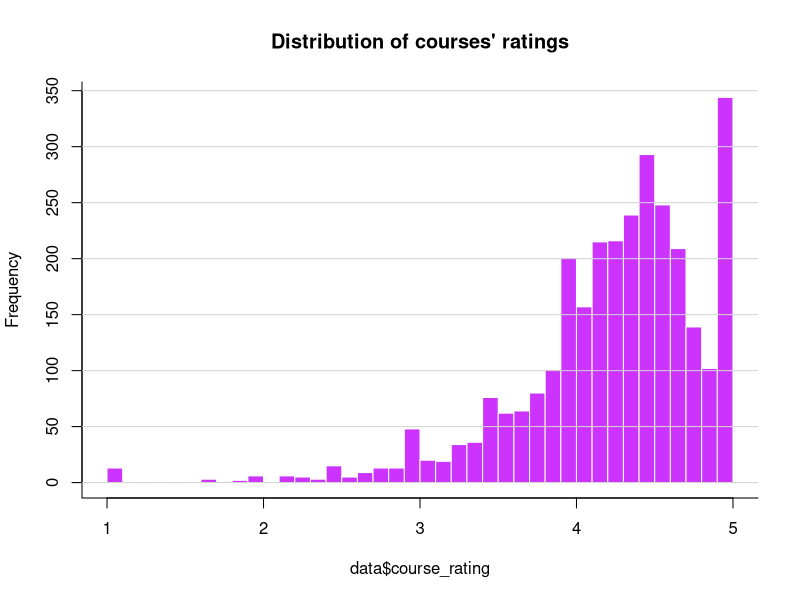
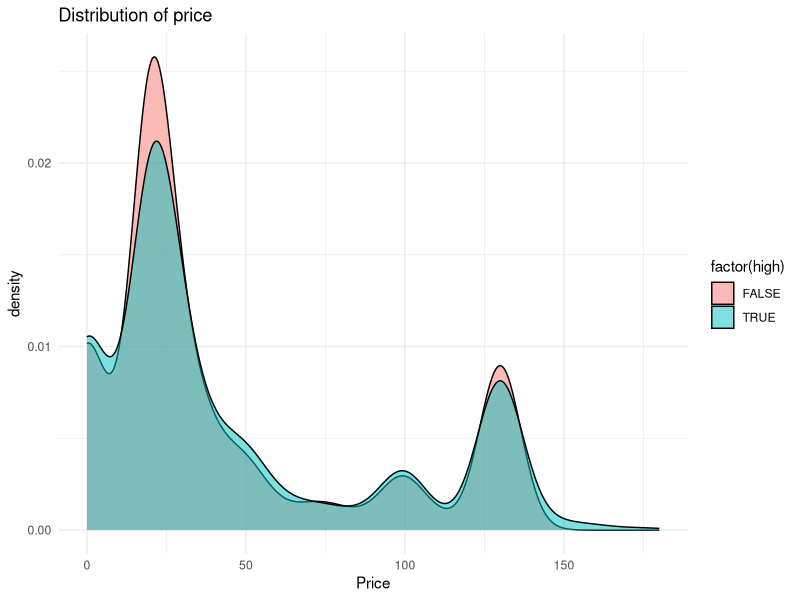
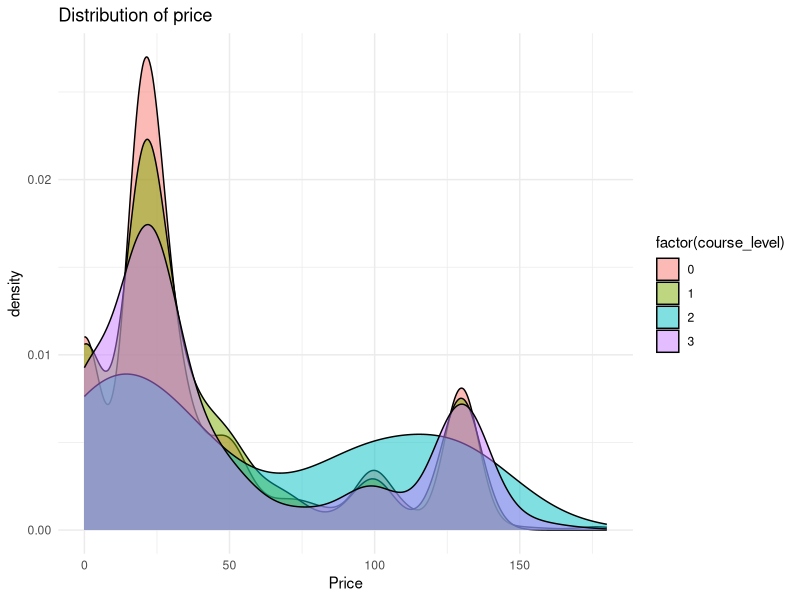
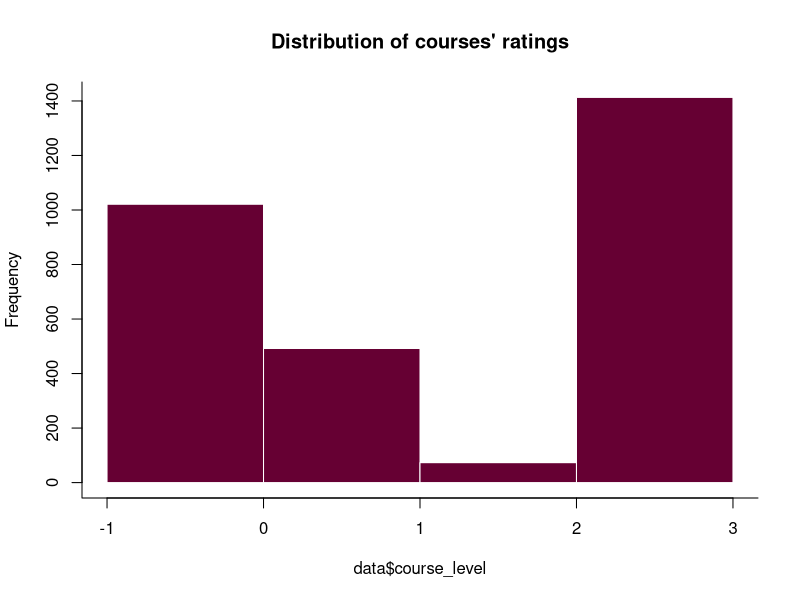

Source code (R) for these figures, in order:
## ---- chunk 1
library(tidyr)
library(dplyr)
library(ggplot2)
library(MASS)
## ---- chunk 2
data <- read.csv("udemy_dataset.csv")
data <- data[, c(5,6,7,8,9,10,12)]
data$course_level[data$course_level == "Beginner"] <- 0
data$course_level[data$course_level == "Intermediate"] <- 1
data$course_level[data$course_level == "Expert"] <- 2
data$course_level[data$course_level == "All Levels"] <- 3
data$course_level <- as.integer(data$course_level)
#data <- data[data$coures_reviews < 200, ]
#nrow(data)
## ---- chunk 3
hist(data$course_rating, col = "#cc33ff", border = "white", main="Distribution of courses' ratings", breaks = seq(1,5,0.1))
box(bty="l")
grid(nx=NA,ny=NULL,lty=1,lwd=1,col="lightgrey")
## ---- chunk 4
data$high <- data$course_rating >= 4
summary(data)
## ---- chunk 5
ggplot(data, aes(x=price,fill=factor(high)))+geom_density(alpha=0.5)+
 xlab(label = "Price")+
 ggtitle("Distribution of price")+
 theme_minimal()
## ---- chunk 6
ggplot(data, aes(x=price,fill=factor(course_level)))+geom_density(alpha=0.5)+
 xlab(label = "Price")+
 ggtitle("Distribution of price")+
 theme_minimal()
## ---- chunk 7
hist(data$course_level, col = "#660033", border = "white", main="Distribution of courses' ratings", breaks = seq(-1,3))
box(bty="l")
